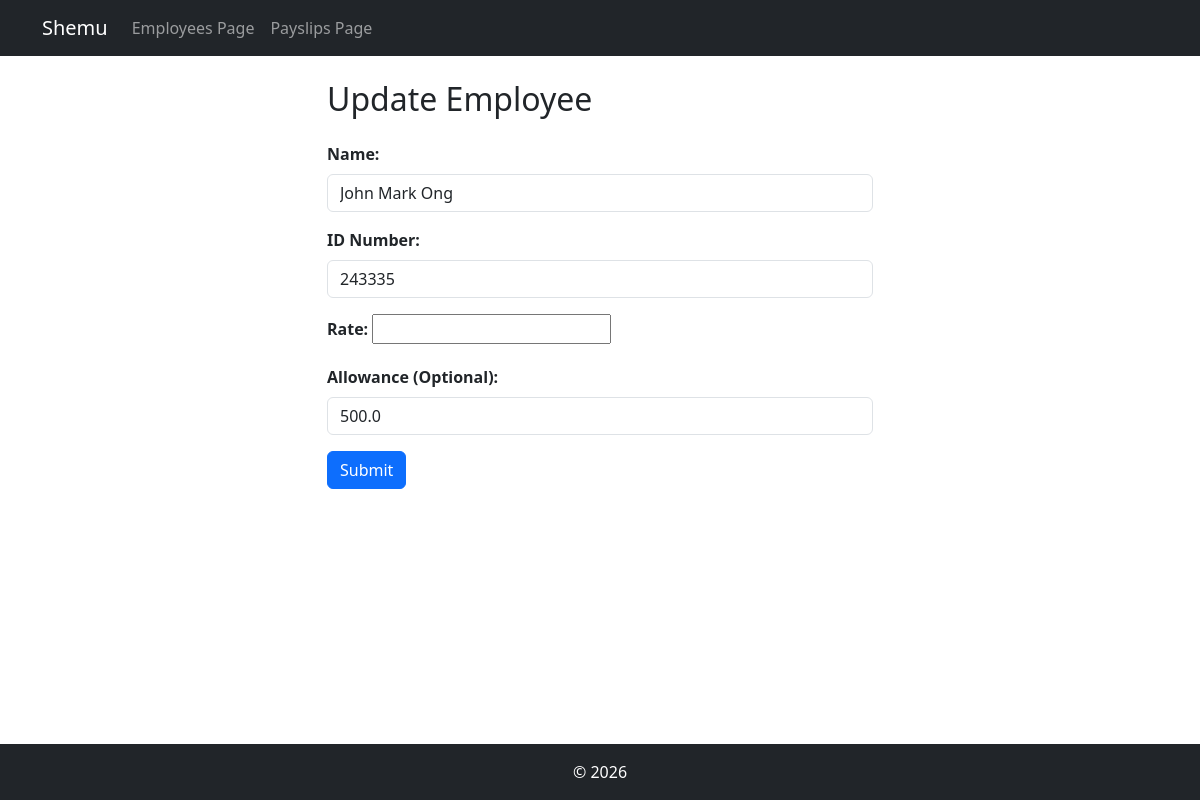
Page /employee/update/8/ on the committed database.
### payroll_app/models.py (models this page shows, shortened)
class Employee(models.Model):
    name = models.CharField(max_length=100)
    id_number = models.CharField(max_length=50, unique=True)
    rate = models.FloatField()
    overtime_pay = models.FloatField(null=True, blank=True)
    allowance = models.FloatField(null=True, blank=True)

### payroll_app/views.py (the view)
# urls.py: path('employee/update/<int:pk>/', views.update_employee, name='update_employee'),
def update_employee(request, pk):
    employee = get_object_or_404(Employee, pk=pk)
    if request.method == 'POST':
        employee.name = request.POST.get('name')
        employee.id_number = request.POST.get('id_number')
        rate_input = float(request.POST.get('rate'))
        if rate_input <= 0:
            messages.error(request, 'Rate must be greater than 0.')
            return render(request, 'payroll_app/update_employee.html', {'employee': employee})
        employee.rate = rate_input
        employee.allowance = request.POST.get('allowance') or None
        employee.save()
        return redirect('home')
    else:
        return render(request, 'payroll_app/update_employee.html', {'employee': employee})

### payroll_app/templates/payroll_app/update_employee.html (shortened to what this page needs)
{% extends 'payroll_app/base.html' %}
{% block content %}
<div class="row justify-content-center">
    <div class="col-md-6">
        <h2 class="mb-4">Update Employee</h2>
        <form method="POST" action="{% url 'update_employee' employee.pk %}">
            <div class="mb-3">
                <label class="form-label fw-bold">Name:</label>
                <input type="text" class="form-control" name="name" value="{{ employee.name }}" required>
            </div>
            <div class="mb-3">
                <label class="form-label fw-bold">ID Number:</label>
                <input type="text" class="form-control" name="id_number" value="{{ employee.id_number }}" required>
            </div>
            <div class="mb-3">
                <label class="form-label fw-bold">Rate:</label>
                <input type="number" name="rate" id="rate" min="0.01" step="any" required>
            </div>
            <div class="mb-3">
                <label class="form-label fw-bold">Allowance (Optional):</label>
                <input type="number" class="form-control" name="allowance" value="{{ employee.allowance }}" step="0.01">
            </div>
            <button type="submit" class="btn btn-primary">Submit</button>
        </form>
    </div>
</div>
{% endblock %}

### rows in the picture
Employee: name "John Mark Ong", id_number "243335", allowance "500.0"
